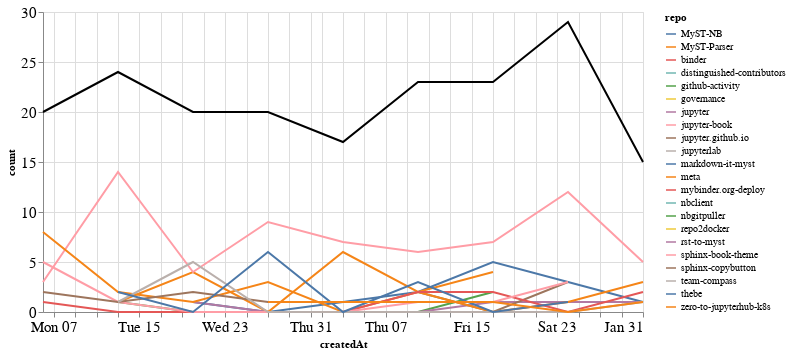

Here is the notebook cell this chart was saved with:
### Markdown cell above
### Comments

### Code cell
comments_time = comments.groupby('repo').resample('W', on='createdAt').count()['author'].reset_index()
comments_time = comments_time.rename(columns={'author': 'count'})
comments_time_total = comments_time.groupby('createdAt').agg({"count": "sum"}).reset_index()
ch1 = alt.Chart(comments_time, width=600).mark_line().encode(
    x='createdAt',
    y='count',
    color='repo',
    tooltip="repo"
)

ch2 = alt.Chart(comments_time_total, width=600).mark_line(color="black").encode(
    x='createdAt',
    y='count',
)

ch1 + ch2

### Figure 1 — Vega-Lite specification as saved in the notebook (floating-point values rounded to 4 significant figures)
{"config": {"axisLeft": {"labelFontSize": 15}, "axisBottom": {"labelFontSize": 15}}, "layer": [{"data": {"name": "data-49dacfab62939a0932f6147ae51fbbf5"}, "mark": "line", "encoding": {"color": {"type": "nominal", "field": "repo"}, "tooltip": {"type": "nominal", "field": "repo"}, "x": {"type": "temporal", "field": "createdAt"}, "y": {"type": "quantitative", "field": "count"}}, "width": 600}, {"data": {"name": "data-2e3218c56151828a992869ed68d46fb8"}, "mark": {"type": "line", "color": "black"}, "encoding": {"x": {"type": "temporal", "field": "createdAt"}, "y": {"type": "quantitative", "field": "count"}}, "width": 600}], "$schema": "https://vega.github.io/schema/vega-lite/v4.8.1.json", "datasets": {"data-49dacfab62939a0932f6147ae51fbbf5": [{"repo": "MyST-NB", "createdAt": "2020-12-20T00:00:00", "count": 1}, {"repo": "MyST-NB", "createdAt": "2020-12-27T00:00:00", "count": 0}, {"repo": "MyST-NB", "createdAt": "2021-01-03T00:00:00", "count": 1}, {"repo": "MyST-NB", "createdAt": "2021-01-10T00:00:00", "count": 2}, {"repo": "MyST-NB", "createdAt": "2021-01-17T00:00:00", "count": 5}, {"repo": "MyST-NB", "createdAt": "2021-01-24T00:00:00", "count": 3}, {"repo": "MyST-NB", "createdAt": "2021-01-31T00:00:00", "count": 1}, {"repo": "MyST-Parser", "createdAt": "2020-12-13T00:00:00", "count": 1}, {"repo": "MyST-Parser", "createdAt": "2020-12-20T00:00:00", "count": 4}, {"repo": "MyST-Parser", "createdAt": "2020-12-27T00:00:00", "count": 0}, {"repo": "MyST-Parser", "createdAt": "2021-01-03T00:00:00", "count": 6}, {"repo": "MyST-Parser", "createdAt": "2021-01-10T00:00:00", "count": 2}, {"repo": "MyST-Parser", "createdAt": "2021-01-17T00:00:00", "count": 4}, {"repo": "binder", "createdAt": "2021-01-31T00:00:00", "count": 1}, {"repo": "distinguished-contributors", "createdAt": "2020-12-20T00:00:00", "count": 1}, {"repo": "github-activity", "createdAt": "2020-12-13T00:00:00", "count": 1}, {"repo": "github-activity", "createdAt": "2020-12-20T00:00:00", "count": 0}, {"repo": "github-activity", "createdAt": "2020-12-27T00:00:00", "count": 0}, {"repo": "github-activity", "createdAt": "2021-01-03T00:00:00", "count": 0}, {"repo": "github-activity", "createdAt": "2021-01-10T00:00:00", "count": 0}, {"repo": "github-activity", "createdAt": "2021-01-17T00:00:00", "count": 2}, {"repo": "governance", "createdAt": "2021-01-24T00:00:00", "count": 1}, {"repo": "jupyter", "createdAt": "2020-12-20T00:00:00", "count": 1}, {"repo": "jupyter", "createdAt": "2020-12-27T00:00:00", "count": 0}, {"repo": "jupyter", "createdAt": "2021-01-03T00:00:00", "count": 0}, {"repo": "jupyter", "createdAt": "2021-01-10T00:00:00", "count": 0}, {"repo": "jupyter", "createdAt": "2021-01-17T00:00:00", "count": 1}, {"repo": "jupyter", "createdAt": "2021-01-24T00:00:00", "count": 1}, {"repo": "jupyter", "createdAt": "2021-01-31T00:00:00", "count": 1}, {"repo": "jupyter-book", "createdAt": "2020-12-06T00:00:00", "count": 3}, {"repo": "jupyter-book", "createdAt": "2020-12-13T00:00:00", "count": 14}, {"repo": "jupyter-book", "createdAt": "2020-12-20T00:00:00", "count": 4}, {"repo": "jupyter-book", "createdAt": "2020-12-27T00:00:00", "count": 9}, {"repo": "jupyter-book", "createdAt": "2021-01-03T00:00:00", "count": 7}, {"repo": "jupyter-book", "createdAt": "2021-01-10T00:00:00", "count": 6}, {"repo": "jupyter-book", "createdAt": "2021-01-17T00:00:00", "count": 7}, {"repo": "jupyter-book", "createdAt": "2021-01-24T00:00:00", "count": 12}, {"repo": "jupyter-book", "createdAt": "2021-01-31T00:00:00", "count": 5}, {"repo": "jupyter.github.io", "createdAt": "2021-01-10T00:00:00", "count": 2}, {"repo": "jupyter.github.io", "createdAt": "2021-01-17T00:00:00", "count": 0}, {"repo": "jupyter.github.io", "createdAt": "2021-01-24T00:00:00", "count": 3}, {"repo": "jupyterlab", "createdAt": "2020-12-20T00:00:00", "count": 1}, {"repo": "markdown-it-myst", "createdAt": "2020-12-06T00:00:00", "count": 1}, {"repo": "meta", "createdAt": "2020-12-06T00:00:00", "count": 8}, {"repo": "meta", "createdAt": "2020-12-13T00:00:00", "count": 2}, {"repo": "meta", "createdAt": "2020-12-20T00:00:00", "count": 1}, {"repo": "meta", "createdAt": "2020-12-27T00:00:00", "count": 3}, {"repo": "meta", "createdAt": "2021-01-03T00:00:00", "count": 0}, {"repo": "meta", "createdAt": "2021-01-10T00:00:00", "count": 2}, {"repo": "meta", "createdAt": "2021-01-17T00:00:00", "count": 0}, {"repo": "meta", "createdAt": "2021-01-24T00:00:00", "count": 1}, {"repo": "meta", "createdAt": "2021-01-31T00:00:00", "count": 3}, {"repo": "mybinder.org-deploy", "createdAt": "2020-12-06T00:00:00", "count": 1}, {"repo": "mybinder.org-deploy", "createdAt": "2020-12-13T00:00:00", "count": 0}, {"repo": "mybinder.org-deploy", "createdAt": "2020-12-20T00:00:00", "count": 0}, {"repo": "mybinder.org-deploy", "createdAt": "2020-12-27T00:00:00", "count": 0}, {"repo": "mybinder.org-deploy", "createdAt": "2021-01-03T00:00:00", "count": 0}, {"repo": "mybinder.org-deploy", "createdAt": "2021-01-10T00:00:00", "count": 2}, {"repo": "mybinder.org-deploy", "createdAt": "2021-01-17T00:00:00", "count": 2}, {"repo": "mybinder.org-deploy", "createdAt": "2021-01-24T00:00:00", "count": 0}, {"repo": "mybinder.org-deploy", "createdAt": "2021-01-31T00:00:00", "count": 2}, {"repo": "nbclient", "createdAt": "2020-12-13T00:00:00", "count": 1}, {"repo": "nbgitpuller", "createdAt": "2021-01-10T00:00:00", "count": 2}, {"repo": "repo2docker", "createdAt": "2021-01-24T00:00:00", "count": 4}, {"repo": "rst-to-myst", "createdAt": "2021-01-03T00:00:00", "count": 1}, {"repo": "sphinx-book-theme", "createdAt": "2020-12-06T00:00:00", "count": 5}, {"repo": "sphinx-book-theme", "createdAt": "2020-12-13T00:00:00", "count": 1}, {"repo": "sphinx-book-theme", "createdAt": "2020-12-20T00:00:00", "count": 0}, {"repo": "sphinx-book-theme", "createdAt": "2020-12-27T00:00:00", "count": 0}, {"repo": "sphinx-book-theme", "createdAt": "2021-01-03T00:00:00", "count": 0}, {"repo": "sphinx-book-theme", "createdAt": "2021-01-10T00:00:00", "count": 1}, {"repo": "sphinx-book-theme", "createdAt": "2021-01-17T00:00:00", "count": 1}, {"repo": "sphinx-book-theme", "createdAt": "2021-01-24T00:00:00", "count": 3}, {"repo": "sphinx-copybutton", "createdAt": "2020-12-06T00:00:00", "count": 2}, {"repo": "sphinx-copybutton", "createdAt": "2020-12-13T00:00:00", "count": 1}, {"repo": "sphinx-copybutton", "createdAt": "2020-12-20T00:00:00", "count": 2}, {"repo": "sphinx-copybutton", "createdAt": "2020-12-27T00:00:00", "count": 1}, {"repo": "sphinx-copybutton", "createdAt": "2021-01-03T00:00:00", "count": 1}, {"repo": "team-compass", "createdAt": "2020-12-13T00:00:00", "count": 1}, {"repo": "team-compass", "createdAt": "2020-12-20T00:00:00", "count": 5}, {"repo": "team-compass", "createdAt": "2020-12-27T00:00:00", "count": 0}, {"repo": "team-compass", "createdAt": "2021-01-03T00:00:00", "count": 0}, {"repo": "team-compass", "createdAt": "2021-01-10T00:00:00", "count": 0}, {"repo": "team-compass", "createdAt": "2021-01-17T00:00:00", "count": 0}, {"repo": "team-compass", "createdAt": "2021-01-24T00:00:00", "count": 0}, {"repo": "team-compass", "createdAt": "2021-01-31T00:00:00", "count": 1}, {"repo": "thebe", "createdAt": "2020-12-13T00:00:00", "count": 2}, {"repo": "thebe", "createdAt": "2020-12-20T00:00:00", "count": 0}, {"repo": "thebe", "createdAt": "2020-12-27T00:00:00", "count": 6}, {"repo": "thebe", "createdAt": "2021-01-03T00:00:00", "count": 0}, {"repo": "thebe", "createdAt": "2021-01-10T00:00:00", "count": 3}, {"repo": "thebe", "createdAt": "2021-01-17T00:00:00", "count": 0}, {"repo": "thebe", "createdAt": "2021-01-24T00:00:00", "count": 1}, {"repo": "zero-to-jupyterhub-k8s", "createdAt": "2020-12-27T00:00:00", "count": 1}, {"repo": "zero-to-jupyterhub-k8s", "createdAt": "2021-01-03T00:00:00", "count": 1}, {"repo": "zero-to-jupyterhub-k8s", "createdAt": "2021-01-10T00:00:00", "count": 1}, {"repo": "zero-to-jupyterhub-k8s", "createdAt": "2021-01-17T00:00:00", "count": 1}, {"repo": "zero-to-jupyterhub-k8s", "createdAt": "2021-01-24T00:00:00", "count": 0}, {"repo": "zero-to-jupyterhub-k8s", "createdAt": "2021-01-31T00:00:00", "count": 1}], "data-2e3218c56151828a992869ed68d46fb8": [{"createdAt": "2020-12-06T00:00:00", "count": 20}, {"createdAt": "2020-12-13T00:00:00", "count": 24}, {"createdAt": "2020-12-20T00:00:00", "count": 20}, {"createdAt": "2020-12-27T00:00:00", "count": 20}, {"createdAt": "2021-01-03T00:00:00", "count": 17}, {"createdAt": "2021-01-10T00:00:00", "count": 23}, {"createdAt": "2021-01-17T00:00:00", "count": 23}, {"createdAt": "2021-01-24T00:00:00", "count": 29}, {"createdAt": "2021-01-31T00:00:00", "count": 15}]}}
